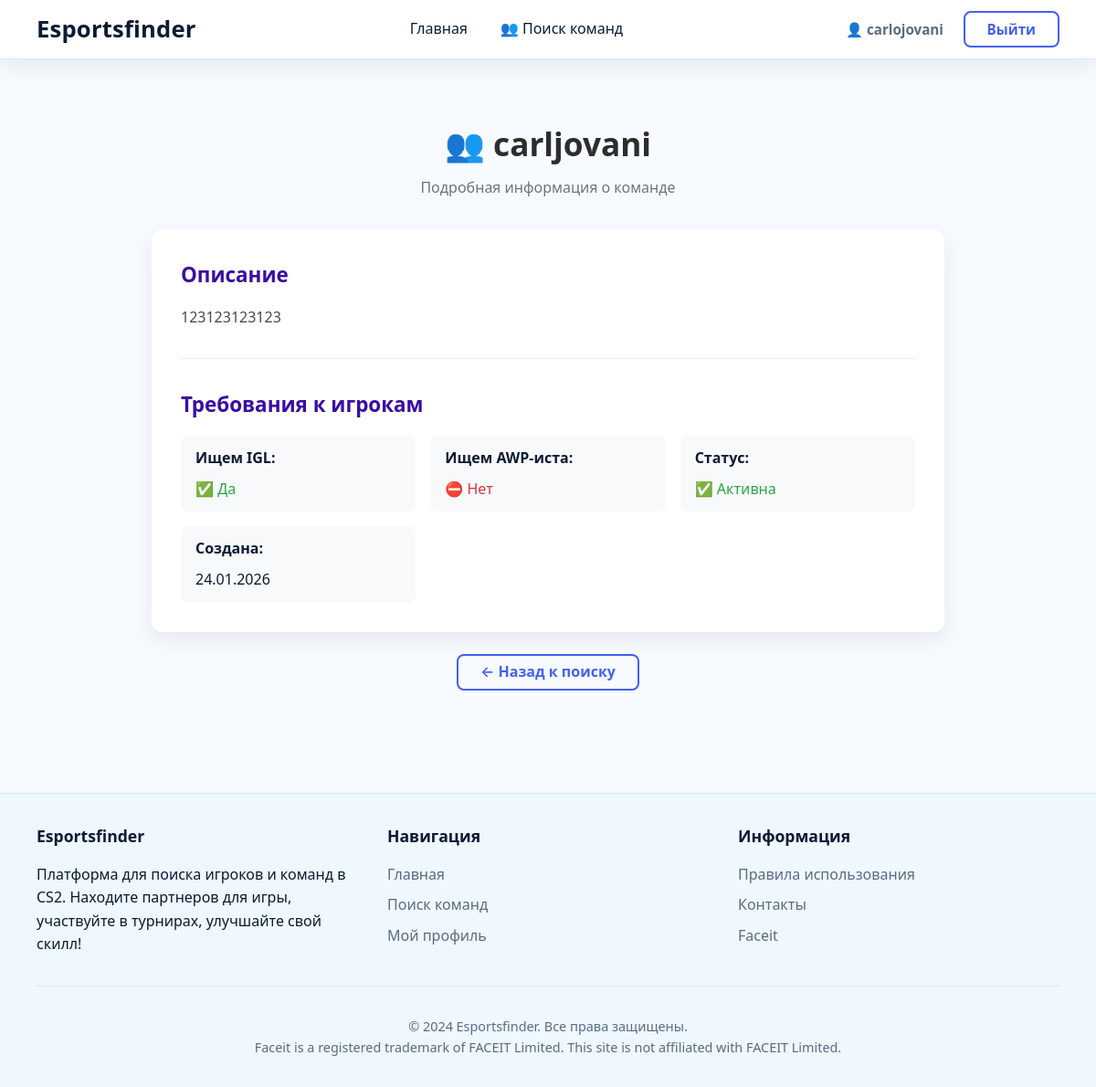
Page /team/1/ (signed in) on the committed database.
### users/models.py (models this page shows, shortened)
class CustomUser(AbstractUser):
    USER_TYPE_PLAYER = 'player'
    USER_TYPE_TEAM = 'team'
    USER_TYPE_CHOICES = (
        (USER_TYPE_PLAYER, 'Player'),
        (USER_TYPE_TEAM, 'Team'),
    )
    email = models.EmailField(unique=True)
    user_type = models.CharField(
        max_length=10,
        choices=USER_TYPE_CHOICES
    )
    faceit_nickname = models.CharField(max_length=50, blank=True, null=True)  # теперь может быть пустым для команд
    registration_date = models.DateTimeField(default=timezone.now)
    REQUIRED_FIELDS = ['email', 'user_type']

class TeamProfile(models.Model):
    user = models.OneToOneField(CustomUser, on_delete=models.CASCADE, related_name='team_profile')
    team_name = models.CharField(max_length=100)
    description = models.TextField(blank=True)
    looking_for_igl = models.BooleanField(default=False)
    looking_for_awper = models.BooleanField(default=False)
    needed_positions = models.TextField(blank=True)  # JSON или текст с позициями
    is_active = models.BooleanField(default=True)
    created_date = models.DateTimeField(default=timezone.now)

### users/views.py (the view)
# urls.py: path('team/<int:team_id>/', views.team_details, name='team_details'),
@login_required
def team_details(request, team_id):
    if request.user.user_type != CustomUser.USER_TYPE_PLAYER:
        messages.error(request, 'Эта страница доступна только игрокам.')
        return redirect('home')
    team_profile = get_object_or_404(TeamProfile, id=team_id)
    context = {
        'team_profile': team_profile,
        'profile_user': team_profile.user,
    }
    return render(request, 'users/team_details.html', context)

### users/templates/users/team_details.html (shortened to what this page needs)
{% extends 'users/base.html' %}
{% block content %}
<div class="team-details">
    <div class="team-header">
        <h1>👥 {{ team_profile.team_name }}</h1>
        <p>Подробная информация о команде</p>
    </div>
    <div class="team-card">
        {% if team_profile.description %}
        <div class="team-section">
            <h2>Описание</h2>
            <div class="team-description">
                {{ team_profile.description|linebreaks }}
            </div>
        </div>
        {% endif %}
        <div class="team-section">
            <h2>Требования к игрокам</h2>
            <div class="requirements-grid">
                <div class="requirement-item">
                    <strong>Ищем IGL:</strong>
                    {% if team_profile.looking_for_igl %}
                        <span class="status-active">✅ Да</span>
                    {% else %}
                        <span class="status-inactive">⛔ Нет</span>
                    {% endif %}
                </div>
                <div class="requirement-item">
                    <strong>Ищем AWP-иста:</strong>
                    {% if team_profile.looking_for_awper %}
                        <span class="status-active">✅ Да</span>
                    {% else %}
                        <span class="status-inactive">⛔ Нет</span>
                    {% endif %}
                </div>
                <div class="requirement-item">
                    <strong>Статус:</strong>
                    {% if team_profile.is_active %}
                        <span class="status-active">✅ Активна</span>
                    {% else %}
                        <span class="status-inactive">⛔ Неактивна</span>
                    {% endif %}
                </div>
                <div class="requirement-item">
                    <strong>Создана:</strong>
                    {{ team_profile.created_date|date:"d.m.Y" }}
                </div>
            </div>
        </div>
    </div>
    <div class="team-actions">
        <a href="{% url 'search_team' %}" class="btn btn-outline">← Назад к поиску</a>
    </div>
</div>
{% endblock %}

### users/templates/users/base.html (shortened to what this page needs)
<!DOCTYPE html>
<html lang="ru" class="theme-frost">
<head>
</head>
<body>
    <header>
        <div class="container header-container">
            <a href="{% url 'home' %}" class="logo">Esportsfinder</a>
            <nav>
                <ul>
                    <li><a href="{% url 'home' %}">Главная</a></li>
                    {% if user.is_authenticated %}
                        {% if user.user_type == 'player' %}
                            <li><a href="{% url 'search_team' %}">👥 Поиск команд</a></li>
                        {% elif user.user_type == 'team' %}
                            <li><a href="{% url 'search_player' %}">👤 Поиск игроков</a></li>
                        {% endif %}
                    {% endif %}
                </ul>
            </nav>
            <div class="auth-links">
                {% if user.is_authenticated %}
                    <a href="{% url 'profile' user.id %}" class="user-profile-link">
                        {% if user.user_type == 'player' %}
                            👤
                        {% else %}
                            👥
                        {% endif %}
                        {{ user.username }}
                    </a>
                    <a href="{% url 'logout' %}" class="btn btn-outline">Выйти</a>
                {% else %}
                    <a href="{% url 'login' %}" class="btn btn-outline">Войти</a>
                    <a href="{% url 'register' %}" class="btn btn-primary">Регистрация</a>
                {% endif %}
            </div>
        </div>
    </header>
    <main class="container">
        {% block content %}{% endblock %}
    </main>
    <footer>
        <div class="container">
            <div class="footer-content">
                <div class="footer-section">
                    <h3>Esportsfinder</h3>
                    <p>Платформа для поиска игроков и команд в CS2. Находите партнеров для игры, участвуйте в турнирах, улучшайте свой скилл!</p>
                </div>
                <div class="footer-section">
                    <h3>Навигация</h3>
                    <ul>
                        <li><a href="{% url 'home' %}">Главная</a></li>
                        {% if user.is_authenticated %}
                            {% if user.user_type == 'player' %}
                                <li><a href="{% url 'search_team' %}">Поиск команд</a></li>
                            {% elif user.user_type == 'team' %}
                                <li><a href="{% url 'search_player' %}">Поиск игроков</a></li>
                            {% endif %}
                            <li><a href="{% url 'profile' user.id %}">Мой профиль</a></li>
                        {% endif %}
                    </ul>
                </div>
                <div class="footer-section">
                    <h3>Информация</h3>
                    <ul>
                        <li><a href="#">Правила использования</a></li>
                        <li><a href="#">Контакты</a></li>
                        <li><a href="https://www.faceit.com" target="_blank">Faceit</a></li>
                    </ul>
                </div>
            </div>
            <div class="copyright">
                <p>&copy; 2024 Esportsfinder. Все права защищены.</p>
                <p>Faceit is a registered trademark of FACEIT Limited. This site is not affiliated with FACEIT Limited.</p>
            </div>
        </div>
    </footer>
</body>
</html>

### users/templates/users/base.html (style rules this page uses)
:root { --radius: 16px; --radius-lg: 20px; --shadow-sm: 0 8px 24px rgba(11, 27, 52, .08); --shadow-md: 0 14px 40px rgba(11, 27, 52, .10); --ring: 0 0 0 4px rgba(125, 223, 246, .18); --font: ui-sans-serif, system-ui, -apple-system, "Inter", "Segoe UI", Roboto, Arial, sans-serif; }
html.theme-frost { --bg: #F7FBFF; --surface: #FFFFFF; --surface-2: #EFF7FF; --border: #D9E8FF; --text: #0B1B34; --muted: #5B6B85; --primary: #2F80FF; --accent: #7BDFF6; --grad-primary: linear-gradient(135deg, #2F80FF 0%, #7BDFF6 100%); --grad-hero: radial-gradient(700px circle at 20% 0%, rgba(47,128,255,.18), transparent 60%); }
* { margin: 0; padding: 0; box-sizing: border-box; }
body { margin: 0; font-family: var(--font); background: var(--bg); color: var(--text); line-height: 1.6; }
a { color: var(--primary); text-decoration: none; }
.container { width: min(1120px, calc(100% - 32px)); margin: 0 auto; }
main { min-height: calc(100vh - 200px); padding: 2rem 0; }
header { position: sticky; top: 0; z-index: 50; border-bottom: 1px solid var(--border); background: var(--surface); box-shadow: var(--shadow-sm); }
.header-container { display: flex; justify-content: space-between; align-items: center; height: 64px; }
.logo { font-size: 1.6rem; font-weight: 700; color: var(--text); letter-spacing: 0.2px; }
nav ul { display: flex; list-style: none; gap: 0.75rem; }
nav a { color: var(--text); padding: 0.45rem 0.75rem; border-radius: 12px; transition: transform .15s ease, box-shadow .15s ease, color .15s ease; }
.auth-links { display: flex; gap: 0.75rem; align-items: center; color: var(--muted); font-size: 0.95rem; }
.user-profile-link { display: inline-flex; align-items: center; gap: 0.4rem; color: var(--muted); font-weight: 600; padding: 0.35rem 0.6rem; border-radius: 999px; transition: color .15s ease, background-color .15s ease; }
.btn { display: inline-flex; align-items: center; gap: 10px; height: 40px; padding: 0 14px; border-radius: 14px; border: 1px solid var(--border); background: var(--surface); color: var(--text); cursor: pointer; text-decoration: none; font-weight: 600; transition: box-shadow .15s ease, transform .15s ease; }
.btn-outline { background: transparent; color: var(--primary); border-color: var(--primary); }
footer { background-color: var(--surface-2); color: var(--text); padding: 2rem 0; margin-top: 3rem; border-top: 1px solid var(--border); }
.footer-content { display: flex; justify-content: space-between; flex-wrap: wrap; gap: 2rem; }
.footer-section { flex: 1; min-width: 250px; }
.footer-section h3 { color: var(--text); margin-bottom: 1rem; font-size: 1.1rem; }
.footer-section ul { list-style: none; }
.footer-section ul li { margin-bottom: 0.5rem; }
.footer-section a { color: var(--muted); transition: color 0.3s ease; }
.copyright { text-align: center; margin-top: 2rem; padding-top: 2rem; border-top: 1px solid var(--border); color: var(--muted); font-size: 0.9rem; }

### users/templates/users/team_details.html (style rules this page uses)
.team-details { max-width: 900px; margin: 0 auto; padding: 2rem 1rem; }
.team-header { text-align: center; margin-bottom: 2rem; }
.team-header h1 { margin-bottom: 0.5rem; font-size: 2.2rem; color: #2d2d2d; }
.team-header p { margin: 0; color: #6c757d; }
.team-card { background: #fff; border-radius: 12px; padding: 2rem; box-shadow: 0 8px 25px rgba(0, 0, 0, 0.08); }
.team-section + .team-section { margin-top: 2rem; padding-top: 2rem; border-top: 1px solid #e9ecef; }
.team-section h2 { margin: 0 0 1rem; font-size: 1.4rem; color: #3a0ca3; }
.team-description { color: #4a4a4a; line-height: 1.6; }
.requirements-grid { display: grid; grid-template-columns: repeat(auto-fit, minmax(220px, 1fr)); gap: 1rem; }
.requirement-item { background: #f8f9fa; border-radius: 8px; padding: 0.75rem 1rem; display: flex; flex-direction: column; gap: 0.5rem; }
.status-active { color: #28a745; }
.status-inactive { color: #dc3545; }
.team-actions { margin-top: 1.5rem; text-align: center; }
.btn-outline { display: inline-flex; align-items: center; gap: 0.5rem; padding: 0.75rem 1.5rem; border-radius: 8px; border: 2px solid #4361ee; color: #4361ee; text-decoration: none; transition: all 0.2s ease; }

### rows in the picture
CustomUser: username "carlojovani"
TeamProfile: team_name "carljovani", description "123123123123", created_date "24.01.2026"
